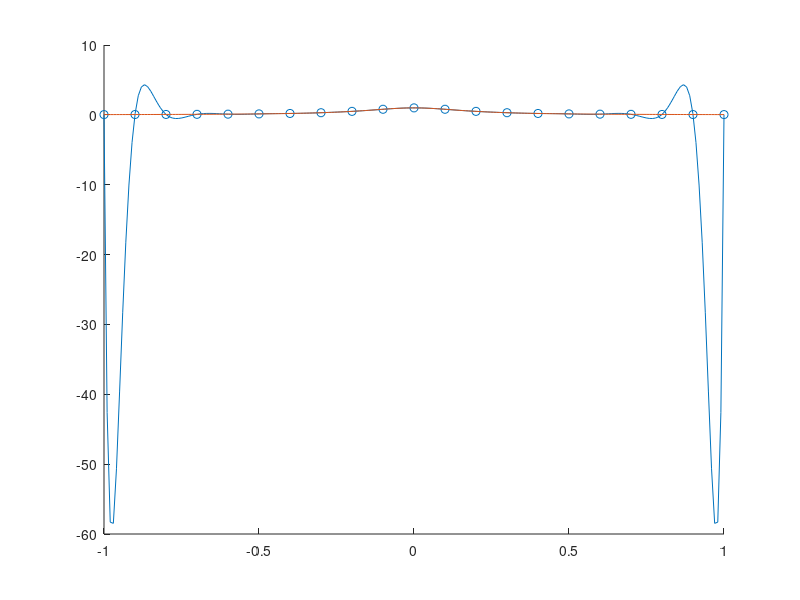

Write MATLAB code to recreate this figure.
tic;
% Pick sample points
t = linspace(-1,1,21);
y = 1./(1+25.*t.^2);

% Construct A
A = [];
for i = 1:length(t)
    for j = 1:length(t)
        a = 1;
        for k = 1:j-1
            a = a * (t(i)-t(k));
        end
        A(i,j) = a;
    end
end

% Solving the linear equation system
starttime = toc;
w = A\y.';
endtime = toc;

% Plug weights into polynomial and calculate the values
x = linspace(-1,1,200);
y1 = [];
for k = 1:length(x)
    X = [];
    for i = 1:length(t)
        b = 1;
        yj = 0;
        for j = 1:i-1
            b = b * (x(k)-t(j));
            yj = yj + w(j)*b;
        end
        X = [X b];
    end
    yk = X*w;
    y1 = [y1 yk];
end
fprintf('Cost time: %f sec.', endtime-starttime)

% Plot the interpolating polynomal with Runge's Function
y2 = 1./(1+25.*x.^2);

scatter(t,y,'r*');
hold on;
plot(x,y1,x,y2);